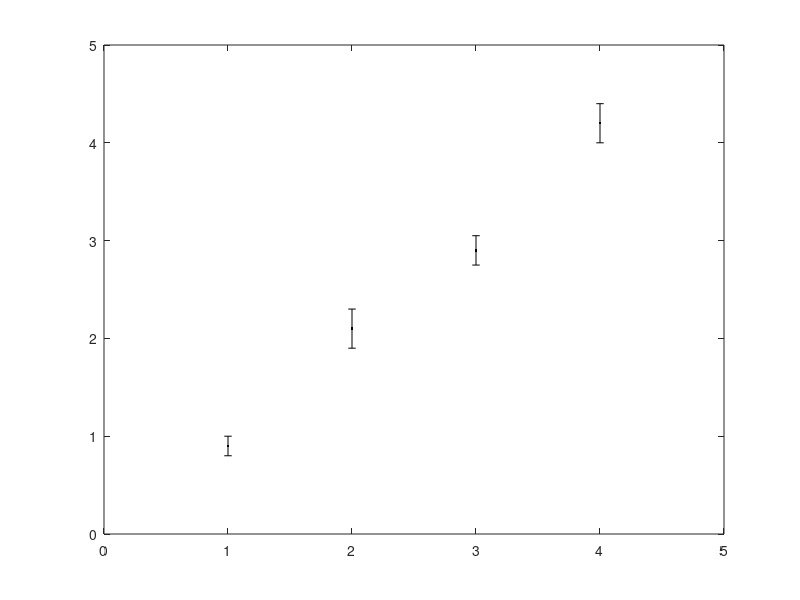

Source code (MATLAB): (Note: this script raises an error after producing the figure.)
% x values separated by comma's
x = [1, 2, 3, 4];
% y values separated by comma's
y = [0.9, 2.1, 2.9, 4.2]

% errors in y
e = [0.1, 0.2, 0.15, 0.2]

% make an errorbar plot
% where '.k' denotes "black points"
errorbar(x, y, e, '.k')

% set the axis to the value you want
% in this case, x = 0 -> 5 and y = 0 -> 5
% axis([x1 x2 y1 y2])
axis([0 5 0 5])

% do a linear fit and get the
% parameter estimations and 
% standard errors.
fitlm(x, y)